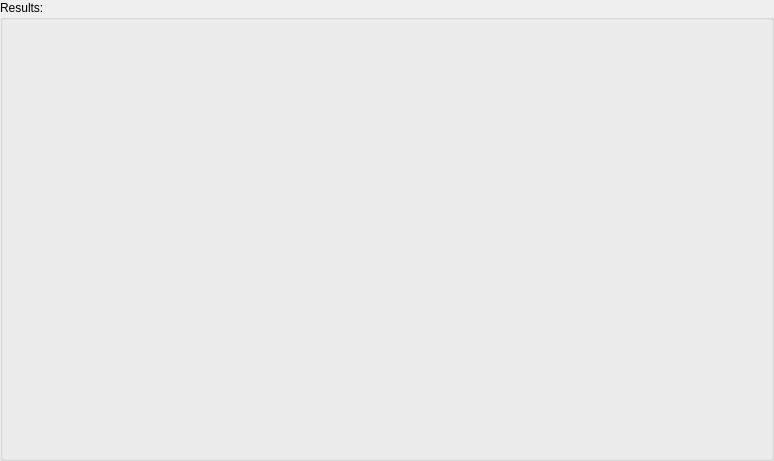
<?xml version="1.0" encoding="UTF-8"?>
<ui version="4.0">
 <class>resultsGroupBox</class>
 <widget class="QGroupBox" name="resultsGroupBox">
  <property name="geometry">
   <rect>
    <x>0</x>
    <y>0</y>
    <width>774</width>
    <height>461</height>
   </rect>
  </property>
  <property name="windowTitle">
   <string>GroupBox</string>
  </property>
  <property name="title">
   <string>Results:</string>
  </property>
  <property name="flat">
   <bool>true</bool>
  </property>
  <layout class="QVBoxLayout" name="resultsLayout">
   <property name="spacing">
    <number>0</number>
   </property>
   <property name="margin">
    <number>0</number>
   </property>
   <item>
    <widget class="QTabWidget" name="resultsTabWidget">
     <property name="styleSheet">
      <string notr="true">QTabWidget::pane {
    border: 0px;
}
QTabWidget::tab-bar {
    alignment: left;
}</string>
     </property>
    </widget>
   </item>
  </layout>
 </widget>
 <resources/>
 <connections/>
</ui>
